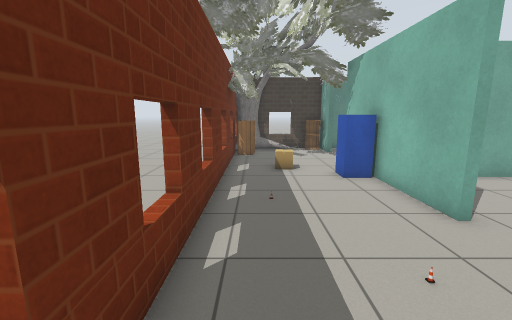
[1] (above)

15 first-person views from a walk through a Gazebo world. The camera is 1.2 m above the floor, tilts 10° down and sees 90° across. The lines on the ground mark 1 m squares. The floor is counted in squares, 0.5 m on a side. Each view is taken from the middle of a square. On the plan, view 1 faces up. The plan holds only what a view shows up to about 17 squares ahead; the rest is blank. The place goes on beyond the plan. The robots in the file are not drawn. Gazebo's built-in surfaces are drawn with simple patterns. Some stock models are drawn as simple stand-ins.

[2]
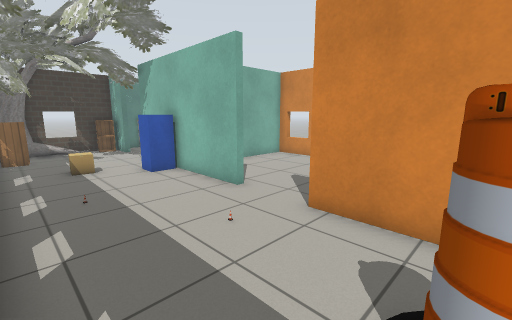

[3]
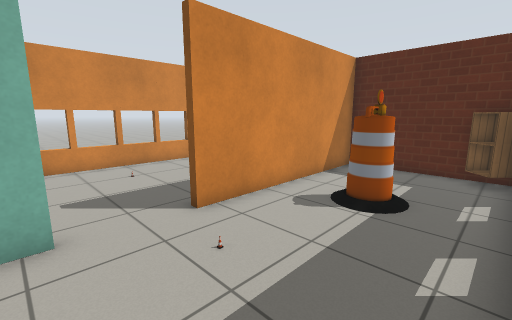

[4]
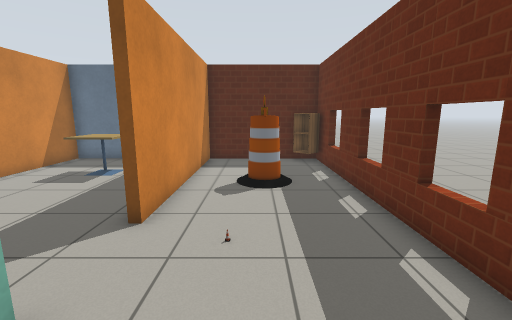

[5]
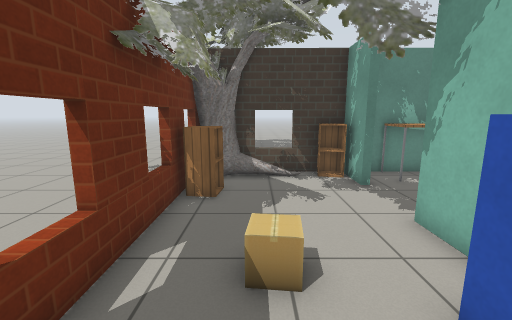

[6]
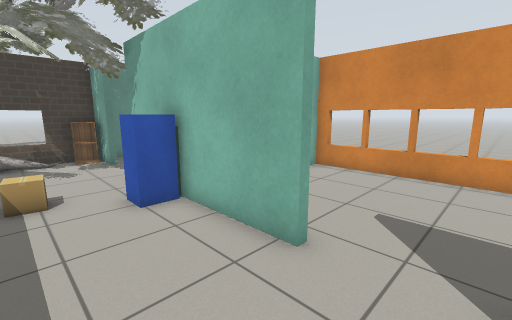

[7]
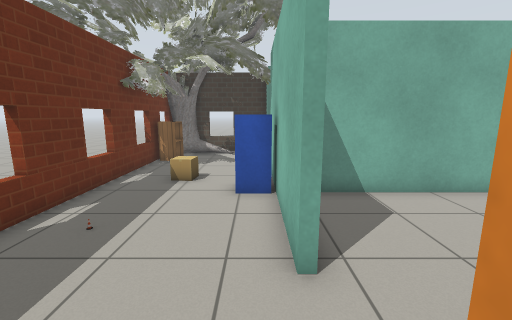

[8]
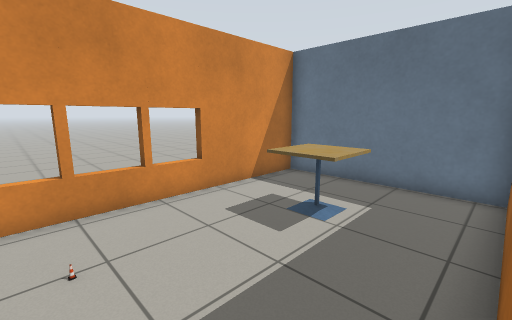

[9]
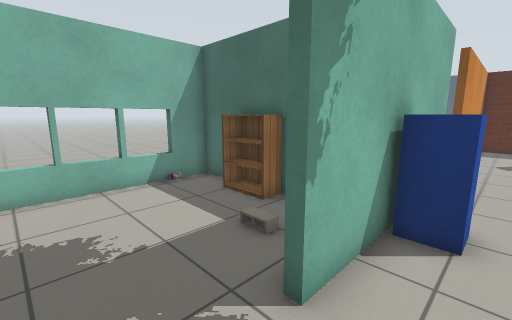

[10]
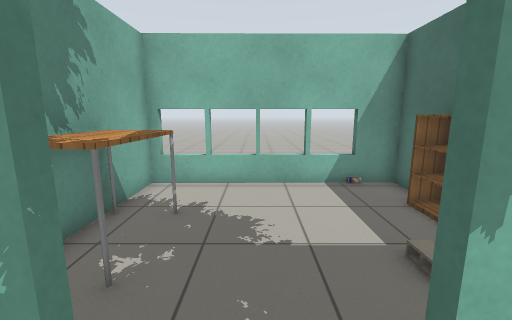

[11]
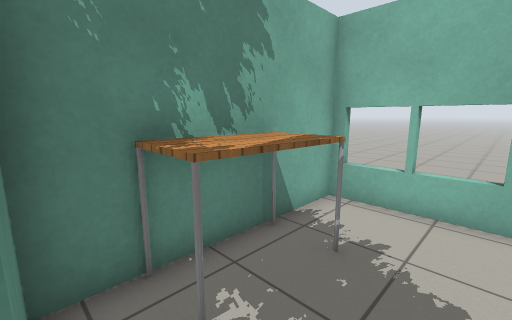

[12]
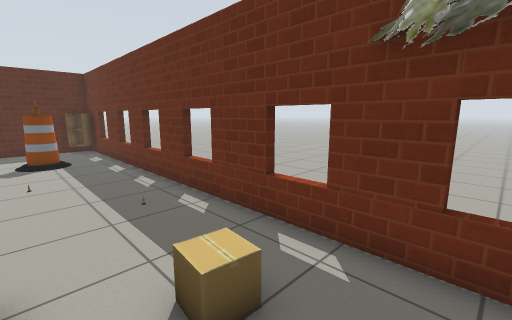

[13]
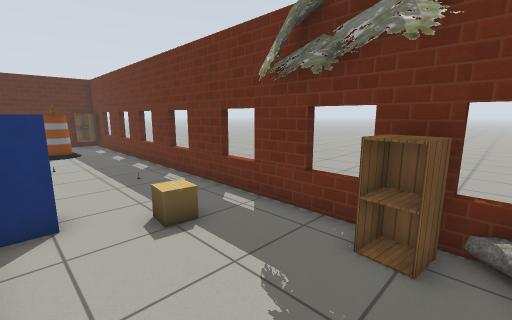

[14]
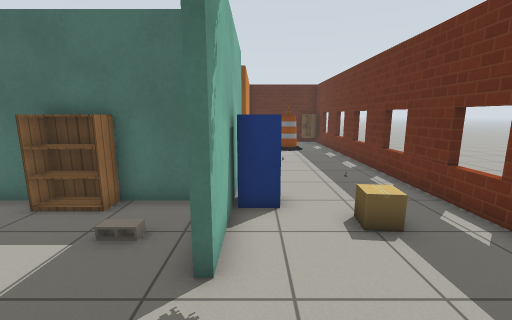

[15]
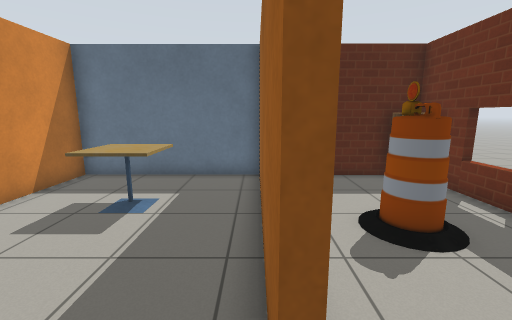

### Floor plan
Points are (right, up) in squares from view 1. A wall is a line through its corners. A room is listed if a view was taken in it or the views show most of it. See-through windows are left out.
Room 1 (views 1, 2, 3, 4, 5, 6, 7)
walls: (-1.3, 4.5) (-1.8, 4.5); (-1.8, 2.9) (-1.3, 2.9); (-1.8, 6.2) (-1.3, 6.2); (4.6, 5.5) (4.6, 12.6); (-1.3, 7.8) (-1.8, 7.8); (-1.8, -0.3) (-1.3, -0.3); (-1.7, 10) (-1.2, 10); (-1.3, 11.6) (-1.3, -6.2) (4.6, -6.2) (4.6, 2.6); (-1.8, -3.8) (-1.3, -3.8)
ways out: opening at (5, 4) to room 2; opening at (2.5, 13) to room 3
objects: cabinet (-1, -5); other object (0, 7); barrel (1, -1) to (2, -1); cardboard box (1, 11) to (1, 12); other object (3, 3); postbox (4, 10)
Room 2 (views 8, 15)
walls: (4.9, 2.6) (4.9, -6.2) (11.9, -6.2) (11.9, 9.7) (6, 9.7)
ways out: opening at (5, 4) to room 1
objects: cafe table (8, -3) to (9, -2); other object (9, 3)
Room 3 (views 9, 10, 12, 13, 14)
walls: (4.6, 16.6) (4.6, 18.7) (0.4, 18.7); (4.6, 12.6) (4.6, 13.6)
ways out: opening at (2.5, 13) to room 1; opening at (5, 15) to room 4
objects: cabinet (-1, 15) to (0, 16); cabinet (4, 18)
Room 4 (view 11)
walls: (4.9, 16.6) (4.6, 16.6); (11.8, 11.5) (12.3, 11.5); (5.8, 10) (11.9, 10) (11.9, 18.7) (4.9, 18.7)
low walls: (4.9, 18.7) (4.9, 16.6)
ways out: opening at (5, 15) to room 3
objects: table (6, 17) to (9, 18); cinder block (7, 12); bookshelf (8, 10) to (9, 11); other object (12, 12)

Positions as (right, up) in squares from view 1, and headings:
1: (0, 0), facing up
2: (-1, -1), facing up-right
3: (-1, 6), facing down-right
4: (2, 8), facing down
5: (1, 8), facing up
6: (1, 3), facing up-right
7: (4, 2), facing up
8: (5, 3), facing down-right
9: (3, 16), facing down-right
10: (3, 15), facing right
11: (5, 15), facing up-right
12: (3, 14), facing down-left
13: (4, 17), facing down-left
14: (4, 17), facing down
15: (5, 4), facing down
